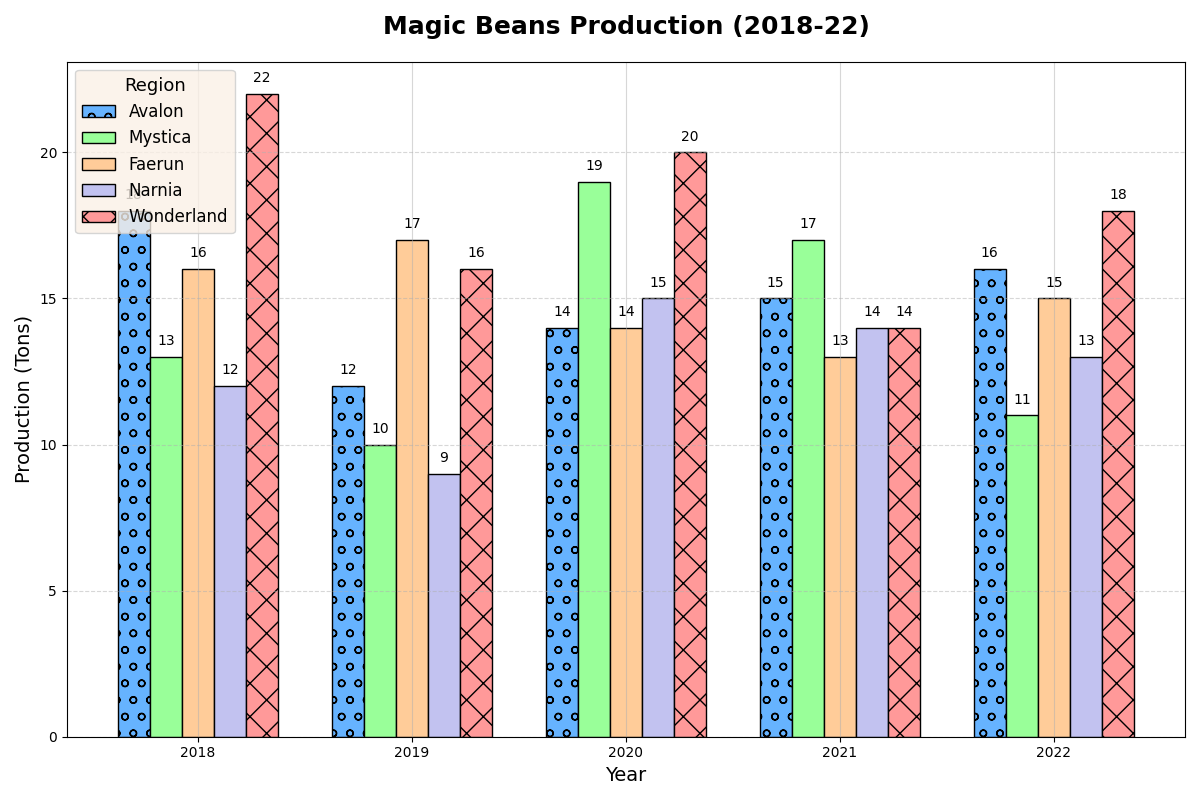

Write the Python code that produced this figure.
import matplotlib.pyplot as plt
import numpy as np

regions = ['Avalon', 'Mystica', 'Faerun', 'Narnia', 'Wonderland']
years = [2018, 2019, 2020, 2021, 2022]

production_data = np.array([
    [18, 12, 14, 15, 16],
    [13, 10, 19, 17, 11],
    [16, 17, 14, 13, 15],
    [12, 9, 15, 14, 13],
    [22, 16, 20, 14, 18]
])

bar_width = 0.15
x = np.arange(len(years))
fig, ax = plt.subplots(figsize=(12, 8))

colors = ['#66b3ff', '#99ff99', '#ffcc99', '#c2c2f0', '#ff9999']
markers = ['o', 's', '^', 'D', 'X']
linestyles = ['-', '--', '-.', ':', '-']
for i, region in enumerate(regions):
    ax.bar(x + i * bar_width, production_data[i], width=bar_width, label=region, color=colors[i], edgecolor='black', hatch=markers[i])

ax.set_title('Magic Beans Production (2018-22)', fontsize=18, fontweight='bold', pad=20)
ax.set_xlabel('Year', fontsize=14)
ax.set_ylabel('Production (Tons)', fontsize=14)
ax.set_xticks(x + bar_width * 2)
ax.set_xticklabels(years)
ax.legend(title='Region', fontsize=12, title_fontsize='13', loc='upper left', frameon=True, facecolor='linen')
ax.grid(axis='x', linestyle=linestyles[0], alpha=0.5)
ax.yaxis.grid(linestyle=linestyles[1], alpha=0.5)

for i in range(len(regions)):
    for j in range(len(years)):
        ax.text(x[j] + i * bar_width, production_data[i, j] + 0.3, str(production_data[i, j]), ha='center', va='bottom', fontsize=10)

plt.tight_layout()
plt.show()
